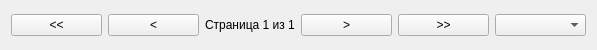
<?xml version="1.0" encoding="UTF-8"?>
<ui version="4.0">
 <class>Paginator</class>
 <widget class="QWidget" name="Paginator">
  <property name="geometry">
   <rect>
    <x>0</x>
    <y>0</y>
    <width>597</width>
    <height>50</height>
   </rect>
  </property>
  <property name="windowTitle">
   <string>Form</string>
  </property>
  <layout class="QHBoxLayout" name="horizontalLayout">
   <item>
    <widget class="QPushButton" name="button_first">
     <property name="text">
      <string>&lt;&lt;</string>
     </property>
    </widget>
   </item>
   <item>
    <widget class="QPushButton" name="button_previous">
     <property name="text">
      <string>&lt;</string>
     </property>
    </widget>
   </item>
   <item>
    <widget class="QLabel" name="label_page_info">
     <property name="text">
      <string>Страница 1 из 1</string>
     </property>
    </widget>
   </item>
   <item>
    <widget class="QPushButton" name="button_next">
     <property name="text">
      <string>&gt;</string>
     </property>
    </widget>
   </item>
   <item>
    <widget class="QPushButton" name="button_last">
     <property name="text">
      <string>&gt;&gt;</string>
     </property>
    </widget>
   </item>
   <item>
    <widget class="QComboBox" name="combo_per_page"/>
   </item>
  </layout>
 </widget>
 <resources/>
 <connections/>
</ui>
